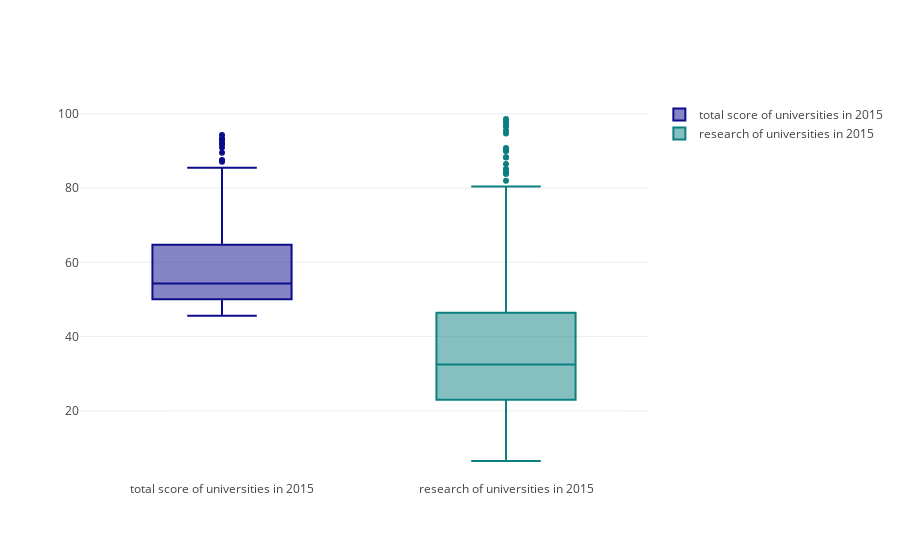

Notebook cell for this chart:
### Markdown cell above
# Box Plots

We use go.Box for Box plots.

### Code cell
# data preparation
x2015 = timesData[timesData.year == 2015]

trace1 = go.Box(
    y=x2015.total_score,
    name = 'total score of universities in 2015',
    marker = dict(
        color = 'rgb(12, 12, 140)',
    )
)
trace2 = go.Box(
    y=x2015.research,
    name = 'research of universities in 2015',
    marker = dict(
        color = 'rgb(12, 128, 128)',
    )
)
data = [trace1, trace2]
fig = go.Figure(data=data)
iplot(data)

### Figure 1 — Plotly figure (JSON) as saved in the notebook; plotly's stock layout.template omitted (floating-point values rounded to 4 significant figures; data arrays with more than 128 entries replaced by an {"elided": "..."} marker saying what was removed)
{"data": [{"marker": {"color": "rgb(12, 12, 140)"}, "name": "total score of universities in 2015", "type": "box", "uid": "24907faa-ebbf-482d-a224-bada26106831", "y": {"elided": "401 str values"}}, {"marker": {"color": "rgb(12, 128, 128)"}, "name": "research of universities in 2015", "type": "box", "uid": "6dcce447-a96b-49ae-b550-4b4945a38eb3", "y": {"elided": "401 float values"}}], "layout": {}}
